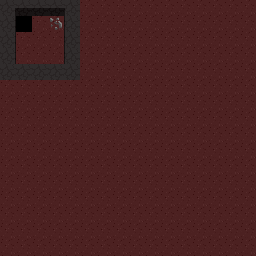

This is a level from a 2D game, rendered from its Tiled map with the project's own tilesets. A one-line summary and the map file follow, with tile-layer data summarised:
An orthogonal 16x16 tile map with 16x16 px tiles, 2 tile layers (map, objects), 5 hidden layers not drawn, 5 tilesets.

<map version="1.0" orientation="orthogonal" renderorder="right-down" width="16" height="16" tilewidth="16" tileheight="16">
 <tileset firstgid="1" name="test_tiles_ignore_me" tilewidth="16" tileheight="16">
  <image source="../tiles/test_tiles_ignore_me.png" width="176" height="32" />
 </tileset>
 <tileset firstgid="23" name="characters" tilewidth="16" tileheight="16">
  <image source="../tiles/other/characters.png" width="80" height="32" />
 </tileset>
 <tileset firstgid="33" name="collision" tilewidth="16" tileheight="16">
  <image source="../tiles/other/collision.png" width="16" height="16" />
 </tileset>
 <tileset firstgid="34" name="lighting" tilewidth="16" tileheight="16">
  <image source="../tiles/other/lighting.png" width="16" height="16" />
 </tileset>
 <tileset firstgid="35" name="other" tilewidth="16" tileheight="16">
  <image source="../tiles/other/other.png" width="64" height="16" />
 </tileset>
 <layer name="map" width="16" height="16">
  <data>[256 cells, 256 non-empty, 8 distinct tile ids]</data>
 </layer>
 <layer name="objects" width="16" height="16">
  <data>[256 cells, 1 non-empty, 1 distinct tile ids]</data>
 </layer>
 <layer name="collsion" width="16" height="16" visible="0">
  <data>[256 cells, 16 non-empty, 1 distinct tile ids]</data>
 </layer>
 <layer name="lighting" width="16" height="16" visible="0">
  <data>[256 cells, 16 non-empty, 1 distinct tile ids]</data>
 </layer>
 <layer name="characters" width="16" height="16" visible="0">
  <data>[256 cells, 0 non-empty, 0 distinct tile ids]</data>
 </layer>
 <layer name="puzzle" width="16" height="16" visible="0">
  <data>[256 cells, 0 non-empty, 0 distinct tile ids]</data>
 </layer>
 <layer name="other" width="16" height="16" visible="0">
  <data>[256 cells, 1 non-empty, 1 distinct tile ids]</data>
 </layer>
</map>
